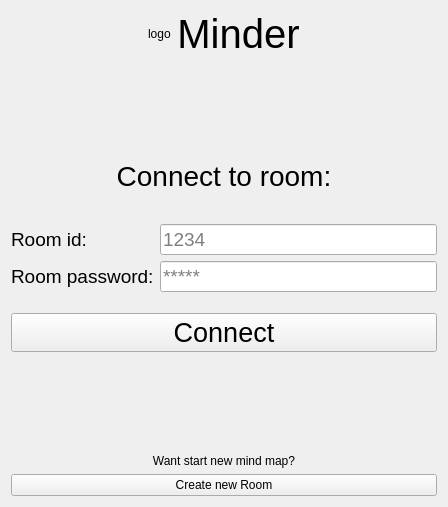
<?xml version="1.0" encoding="UTF-8"?>
<ui version="4.0">
 <class>SessionConnectionWindow</class>
 <widget class="QWidget" name="SessionConnectionWindow">
  <property name="geometry">
   <rect>
    <x>0</x>
    <y>0</y>
    <width>448</width>
    <height>507</height>
   </rect>
  </property>
  <property name="windowTitle">
   <string>Form</string>
  </property>
  <layout class="QVBoxLayout" name="verticalLayout_3">
   <item>
    <layout class="QHBoxLayout" name="horizontalLayout">
     <item>
      <spacer name="horizontalSpacer">
       <property name="orientation">
        <enum>Qt::Horizontal</enum>
       </property>
       <property name="sizeHint" stdset="0">
        <size>
         <width>40</width>
         <height>20</height>
        </size>
       </property>
      </spacer>
     </item>
     <item>
      <widget class="QLabel" name="labelMinderLogo">
       <property name="text">
        <string>logo</string>
       </property>
       <property name="scaledContents">
        <bool>true</bool>
       </property>
      </widget>
     </item>
     <item>
      <widget class="QLabel" name="labelMinder">
       <property name="font">
        <font>
         <pointsize>30</pointsize>
        </font>
       </property>
       <property name="text">
        <string>Minder</string>
       </property>
       <property name="alignment">
        <set>Qt::AlignCenter</set>
       </property>
      </widget>
     </item>
     <item>
      <spacer name="horizontalSpacer_2">
       <property name="orientation">
        <enum>Qt::Horizontal</enum>
       </property>
       <property name="sizeHint" stdset="0">
        <size>
         <width>40</width>
         <height>20</height>
        </size>
       </property>
      </spacer>
     </item>
    </layout>
   </item>
   <item>
    <spacer name="verticalSpacer_3">
     <property name="orientation">
      <enum>Qt::Vertical</enum>
     </property>
     <property name="sizeType">
      <enum>QSizePolicy::MinimumExpanding</enum>
     </property>
     <property name="sizeHint" stdset="0">
      <size>
       <width>20</width>
       <height>30</height>
      </size>
     </property>
    </spacer>
   </item>
   <item>
    <layout class="QVBoxLayout" name="verticalLayout">
     <item>
      <widget class="QLabel" name="labelTitle">
       <property name="font">
        <font>
         <pointsize>21</pointsize>
        </font>
       </property>
       <property name="text">
        <string>Connect to room:</string>
       </property>
       <property name="alignment">
        <set>Qt::AlignCenter</set>
       </property>
       <property name="margin">
        <number>8</number>
       </property>
      </widget>
     </item>
     <item>
      <widget class="QLabel" name="labelErrorMsg">
       <property name="font">
        <font>
         <pointsize>13</pointsize>
         <italic>true</italic>
        </font>
       </property>
       <property name="text">
        <string>&lt;error&gt;</string>
       </property>
       <property name="alignment">
        <set>Qt::AlignCenter</set>
       </property>
       <property name="margin">
        <number>5</number>
       </property>
      </widget>
     </item>
     <item>
      <layout class="QFormLayout" name="formLayout">
       <item row="0" column="0">
        <widget class="QLabel" name="labelSessionId">
         <property name="font">
          <font>
           <pointsize>14</pointsize>
          </font>
         </property>
         <property name="text">
          <string>Room id:</string>
         </property>
         <property name="margin">
          <number>8</number>
         </property>
        </widget>
       </item>
       <item row="0" column="1">
        <widget class="QLineEdit" name="lineSessiond">
         <property name="font">
          <font>
           <pointsize>14</pointsize>
          </font>
         </property>
         <property name="alignment">
          <set>Qt::AlignLeading|Qt::AlignLeft|Qt::AlignVCenter</set>
         </property>
         <property name="placeholderText">
          <string>1234</string>
         </property>
        </widget>
       </item>
       <item row="1" column="0">
        <widget class="QLabel" name="labelSessionPassword">
         <property name="font">
          <font>
           <pointsize>14</pointsize>
          </font>
         </property>
         <property name="text">
          <string>Room password:</string>
         </property>
         <property name="margin">
          <number>8</number>
         </property>
        </widget>
       </item>
       <item row="1" column="1">
        <widget class="QLineEdit" name="lineSessionPassword">
         <property name="font">
          <font>
           <pointsize>14</pointsize>
          </font>
         </property>
         <property name="echoMode">
          <enum>QLineEdit::Password</enum>
         </property>
         <property name="alignment">
          <set>Qt::AlignLeading|Qt::AlignLeft|Qt::AlignVCenter</set>
         </property>
         <property name="placeholderText">
          <string>*****</string>
         </property>
        </widget>
       </item>
      </layout>
     </item>
     <item>
      <spacer name="verticalSpacer_4">
       <property name="orientation">
        <enum>Qt::Vertical</enum>
       </property>
       <property name="sizeType">
        <enum>QSizePolicy::Minimum</enum>
       </property>
       <property name="sizeHint" stdset="0">
        <size>
         <width>13</width>
         <height>15</height>
        </size>
       </property>
      </spacer>
     </item>
     <item>
      <widget class="QPushButton" name="btnConnectToSession">
       <property name="sizePolicy">
        <sizepolicy hsizetype="Minimum" vsizetype="Fixed">
         <horstretch>0</horstretch>
         <verstretch>0</verstretch>
        </sizepolicy>
       </property>
       <property name="font">
        <font>
         <pointsize>20</pointsize>
        </font>
       </property>
       <property name="cursor">
        <cursorShape>PointingHandCursor</cursorShape>
       </property>
       <property name="contextMenuPolicy">
        <enum>Qt::DefaultContextMenu</enum>
       </property>
       <property name="toolTipDuration">
        <number>-1</number>
       </property>
       <property name="layoutDirection">
        <enum>Qt::LeftToRight</enum>
       </property>
       <property name="autoFillBackground">
        <bool>false</bool>
       </property>
       <property name="text">
        <string>Connect</string>
       </property>
       <property name="autoDefault">
        <bool>false</bool>
       </property>
      </widget>
     </item>
    </layout>
   </item>
   <item>
    <spacer name="verticalSpacer_2">
     <property name="orientation">
      <enum>Qt::Vertical</enum>
     </property>
     <property name="sizeType">
      <enum>QSizePolicy::MinimumExpanding</enum>
     </property>
     <property name="sizeHint" stdset="0">
      <size>
       <width>13</width>
       <height>61</height>
      </size>
     </property>
    </spacer>
   </item>
   <item>
    <layout class="QVBoxLayout" name="verticalLayout_2">
     <item>
      <widget class="QLabel" name="labelActionHelp">
       <property name="text">
        <string>Want start new mind map?</string>
       </property>
       <property name="alignment">
        <set>Qt::AlignCenter</set>
       </property>
      </widget>
     </item>
     <item>
      <widget class="QPushButton" name="btnCreateNewSession">
       <property name="cursor">
        <cursorShape>PointingHandCursor</cursorShape>
       </property>
       <property name="text">
        <string>Create new Room</string>
       </property>
      </widget>
     </item>
    </layout>
   </item>
  </layout>
 </widget>
 <resources/>
 <connections/>
</ui>
